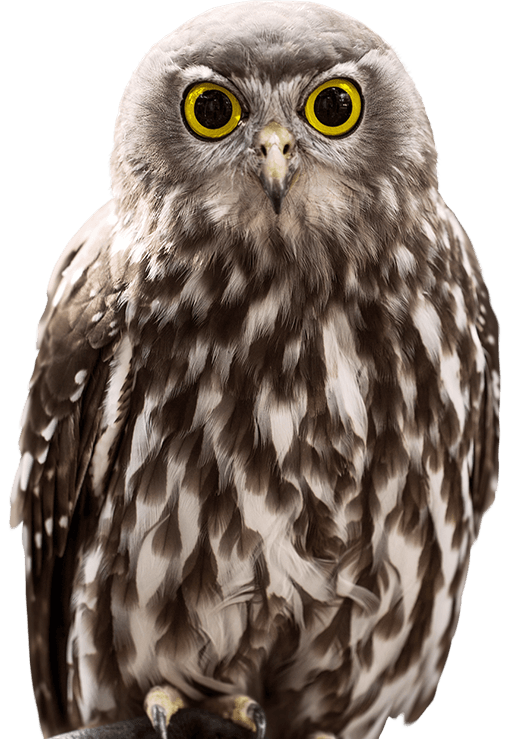
#> input picture opy/test.png, 515 x 739 px
$ python b.py
#> lines starting #> are read from the running program, lines starting #| are printed output that depends on the picture
import numpy
import cv2


img = cv2.imread("test.png")
#> img is the input picture: shape (739, 515, 3); mean B, G, R 127.6, 136, 148.2
img2 = cv2.imread("test.png",0)#グレースケールで読み込み
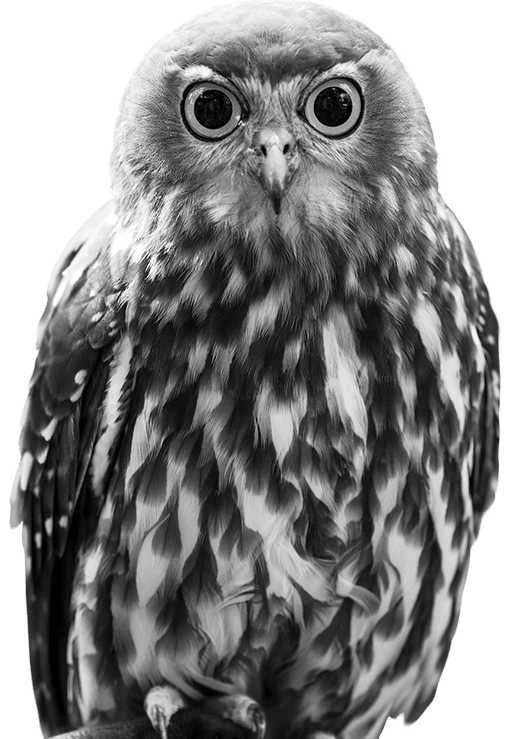
#> img2: shape (739, 515); min 1, max 255, mean 138.3

cv2.imshow("color",img)
cv2.imshow("gray",img2)
cv2.waitKey(0)
cv2.destroyAllWindows()
